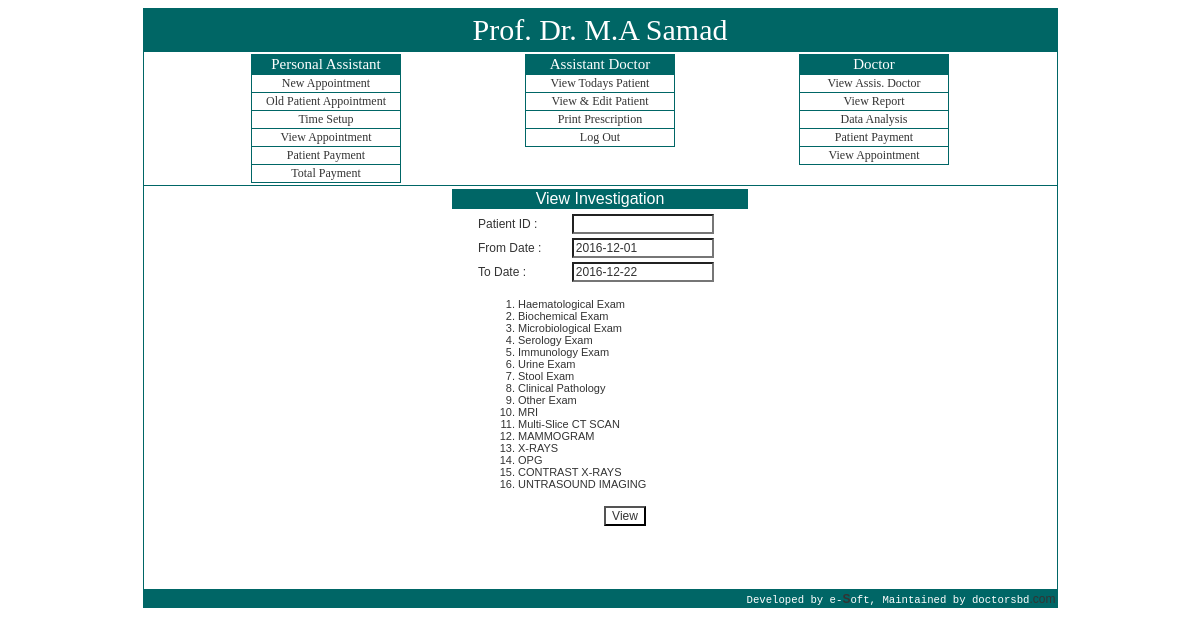
The page /test_rpt.php on the database its author committed.
### tables this page shows
CREATE TABLE IF NOT EXISTS `doctor_info` (
  `id` int(11) NOT NULL AUTO_INCREMENT,
  `name` varchar(60) DEFAULT NULL,
  PRIMARY KEY (`id`)
);

CREATE TABLE IF NOT EXISTS `investigation_catagory` (
  `invst_cata_id` int(11) NOT NULL AUTO_INCREMENT,
  `cata_of_invst` varchar(100) NOT NULL DEFAULT '',
  PRIMARY KEY (`invst_cata_id`)
);

### test_rpt.php (the view, shortened to what this page needs)
<?php
include("header.php");
$sdate = date("Y-m-01");
$edate = date("Y-m-d");
echo "<table align = 'center' width = '300' border = '0' style = 'text-align:center'>
	<tr>
		<td style = 'font-size:16px; color:white; background-color:#006666'>View Investigation</td>
	</tr>
</table>";
$sql = "SELECT * FROM investigation_catagory";
$rec = mysql_query($sql);
echo "<form action='test_rpt2.php' method='post' onSubmit = 'return formValidation()'>";
	echo "<table width = '350' border = '0' align = 'center' style = 'padding-left:50px;'>";
	echo "<tr>
		<td>Patient ID : </td>
		<td><input type='text' name='pid' id='pid' style='background-color:white'/></td>
	</tr>";
	echo "<tr>
		<td>From Date : </td>
		<td><input type='text' name='date_from' id='date_from' style='background-color:white' value = '$sdate'/></td>
	</tr>";
	echo "<tr>
		<td>To Date : </td>
		<td><input type='text' name='date_to' id='date_to' style='background-color:white' value = '$edate'/></td>
	</tr>";
	echo "<tr><td colspan = '2'>";
echo "<ul class='parent'>";
while($row=mysql_fetch_array($rec)) {
	$invst_cata_id = $row["invst_cata_id"];
	echo "<li class = 'sister' style = 'font-size:11px; list-style:decimal; cursor:pointer'>$row[cata_of_invst]";
		echo getTestName($invst_cata_id);
	echo "</li>";
}
echo "</ul>
</form>";
echo "</td></tr>";
echo "<tr>
	<td colspan = '2' align = 'center'><input type='submit' name='submit' value='View' style = 'background-color:white'/></td>
</tr>";
echo "</table>";
function getTestName($type_id) {
	$sql = "SELECT * FROM investigation_list WHERE invst_cata_id = '$type_id'";
	$rec = mysql_query($sql);
}
include("footer.php");
?>

### header.php (shortened to what this page needs)
<!DOCTYPE html>
<html>
<head>
<link rel="stylesheet" type="text/css" href="select/jquery.editable-select.css">
<link rel="stylesheet" type="text/css" href="select/style.css">
</head>
<center>
<body>
<?php
	function get_doctor_name(){
		$sql = "select * from doctor_info";
		$rec = mysql_query($sql);
		if($row = mysql_fetch_array($rec)){
			$dr_name = $row['name'];
		}
		return $dr_name;
	}
?>
<table  height="600" border="0" width="915" bgcolor="#006666" cellspacing="1">
			<tr>
					<td colspan="6" height="40" bgcolor="#006665" style="font-family:'Microsoft JhengHei'; font-size:30px; color:white; text-align:center"><? echo $dr_name = get_doctor_name(); ?></td>
				</tr>
			<tr>
				<td height="110" bgcolor="white" align="center">
			<table border="0" cellspacing="0" width="700">
				<tr>
						<td height="90" valign="top" bgcolor="white" style="text-align:center; font-family:'Microsoft JhengHei'">
							<table align="left" style="background-color:#006666;" cellspacing="1" width="150" border="0">
								<tr><td style="font-size:15px; font-family:'Microsoft JhengHei'; text-align:center; color:white;">Personal Assistant</td></tr>
								<tr><td bgcolor="white" class="td"><a href="new.php" style="font-family:'Microsoft JhengHei'; font-size:12px;">New Appointment</a></td></tr>
								<tr><td bgcolor="white" class="td"><a href="old_p.php" style="font-family:'Microsoft JhengHei'; font-size:12px;">Old Patient Appointment</a></td></tr>
								<tr><td bgcolor="white" class="td"><a href="time_setup.php" style="font-family:'Microsoft JhengHei'; font-size:12px;">Time Setup</a></td></tr>
								<tr><td bgcolor="white" class="td"><a href="view_app.php" style="font-family:'Microsoft JhengHei'; font-size:12px;">View Appointment</a></td></tr>
								<tr><td bgcolor="white" class="td"><a href="#" style="font-family:'Microsoft JhengHei'; font-size:12px;" onClick="window.open('payment.php','','width=550,height=450')">Patient Payment</a></td></tr>
								<tr><td bgcolor="white" class="td"><a href="#" style="font-family:'Microsoft JhengHei'; font-size:12px;" onClick="window.open('view_payment.php','','width=650,height=550')">Total Payment</a></td></tr>
							</table>
						</td>
						<td width="130"></td>
						<td align="center" valign="top" bgcolor="white" style="text-align:center; font-family:'Microsoft JhengHei'">
							<table style="background-color:#006666;" cellspacing="1" width="150">
								<tr><td style="font-size:15px; font-family:'Microsoft JhengHei'; text-align:center; color:white;">Assistant Doctor</td></tr>
								<tr><td bgcolor="white" class="td"><a href="assis_doctor.php" style="font-family:'Microsoft JhengHei'; font-size:12px;">View Todays Patient</a></td></tr>
								<tr><td bgcolor="white" class="td"><a href="view_edit_assis.php" style="font-family:'Microsoft JhengHei'; font-size:12px;">View & Edit Patient</a></td></tr>
								<tr><td bgcolor="white" class="td"><a href="#" style="font-family:'Microsoft JhengHei'; font-size:12px;">Print Prescription</a></td></tr>
								<tr><td bgcolor="white" class="td"><a href="index.php" style="font-family:'Microsoft JhengHei'; font-size:12px;">Log Out</a></td></tr>
							</table>
						</td>
						<td width="130"></td>
						<td valign="top" bgcolor="white" style="text-align:center; font-family:'Microsoft JhengHei'">
							<table style="background-color:#006666;" cellspacing="1" width="150">
								<tr><td style="font-size:15px; font-family:'Microsoft JhengHei'; text-align:center; color:white;">Doctor</td></tr>
							<tr><td bgcolor="white" class="td"><a href="view_patient.php" style="font-family:'Microsoft JhengHei'; font-size:12px;">View Assis. Doctor</a></td></tr>
								<tr><td bgcolor="white" class="td"><a href="view_rpt.php" style="font-family:'Microsoft JhengHei'; font-size:12px;">View Report</a></td>
								<tr><td bgcolor="white" class="td"><a href="test_rpt.php" style="font-family:'Microsoft JhengHei'; font-size:12px;">Data Analysis</a></td>
								<tr><td bgcolor="white" class="td"><a href="#" onClick="window.open('payment_01.php','','width=550,height=450')" style="font-family:'Microsoft JhengHei'; font-size:12px;">Patient Payment</a></td>
								<tr><td bgcolor="white" class="td"><a href="view_app.php" style="font-family:'Microsoft JhengHei'; font-size:12px;">View Appointment</a></td></tr>
							</table>
						</td>
				</tr>
				</table>
		</td>
	</tr>
	<tr>
		<td valign="top" colspan="3" bgcolor="white">

### footer.php (shortened to what this page needs)
	<tr>
		<td colspan="4" height="15" style="background-color:#006666; color:white; font-family:'Courier New'; font:8pt 'Courier New'; text-align:right">Developed by e-<font style="font-weight:bold" color="#FF0000" face="tahoma">S</font>oft, Maintained by doctorsbd<font color="red">.com</font></td>
	</tr>
</body>
</center>
</html>

### select/style.css (style rules this page uses)
* { font-family: "Lucida Grande", "Lucida Sans Unicode", "Lucida Sans", Verdana, Arial, sans-serif; color: #333; font-size:12px; }
select, input, textarea { font-size: 1em; }
ul { list-style-image:url(list-style.gif); }

### header.php (style rules this page uses)
a { text-decoration:none }

### rows shown on the page
doctor_info: name "Prof. Dr. M.A Samad"
investigation_catagory: cata_of_invst "Haematological Exam"
investigation_catagory: cata_of_invst "Biochemical Exam"
investigation_catagory: cata_of_invst "Microbiological Exam"
investigation_catagory: cata_of_invst "Serology Exam"
investigation_catagory: cata_of_invst "Immunology Exam"
investigation_catagory: cata_of_invst "Urine Exam"
investigation_catagory: cata_of_invst "Stool Exam"
investigation_catagory: cata_of_invst "Clinical Pathology"
investigation_catagory: cata_of_invst "Other Exam"
investigation_catagory: cata_of_invst "MRI"
investigation_catagory: cata_of_invst "Multi-Slice CT SCAN"
investigation_catagory: cata_of_invst "MAMMOGRAM"
investigation_catagory: cata_of_invst "X-RAYS"
investigation_catagory: cata_of_invst "OPG"
investigation_catagory: cata_of_invst "CONTRAST X-RAYS"
investigation_catagory: cata_of_invst "UNTRASOUND IMAGING"
